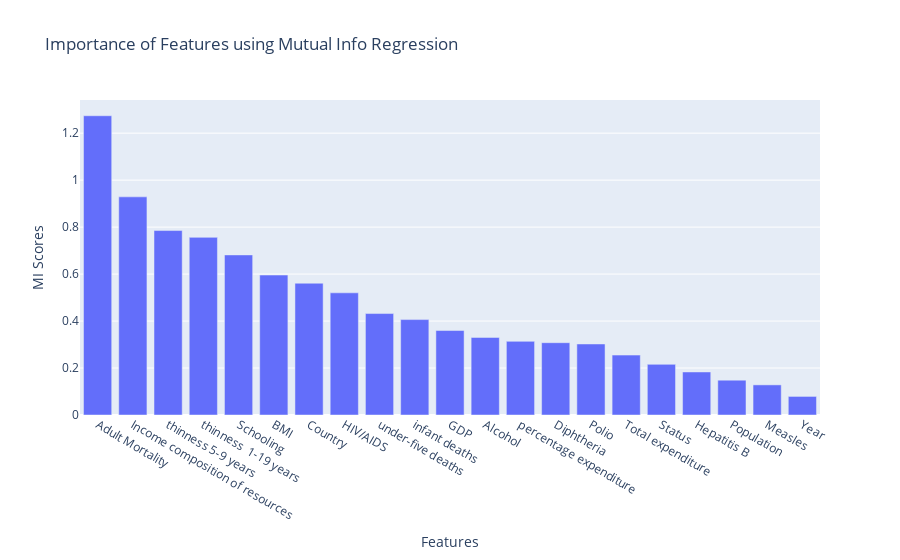

Write notebook code for a chart like this one.
### Code cell
#let's use mutual info regression now
X = train3.drop(columns = 'Life expectancy')
y = train3['Life expectancy']

mi_scores = mutual_info_regression(X, y)

mi_scores_df = pd.Series(mi_scores, index = X.columns).sort_values(ascending = False)
display(mi_scores_df)

#Let's see a plot and understand it below:

fig = px.bar(mi_scores_df, x = mi_scores_df.index, y = mi_scores_df.values, 
       title = "Importance of Features using Mutual Info Regression")
fig.update_layout(xaxis_title = "Features", yaxis_title = "MI Scores")
fig.show()

### Figure 1 — Plotly figure (JSON) as saved in the notebook; plotly's stock layout.template omitted (floating-point values rounded to 4 significant figures)
{"data": [{"alignmentgroup": "True", "hovertemplate": "index=%{x}<br>y=%{y}<extra></extra>", "legendgroup": "", "marker": {"color": "#636efa", "pattern": {"shape": ""}}, "name": "", "offsetgroup": "", "orientation": "v", "showlegend": false, "textposition": "auto", "type": "bar", "x": ["Adult Mortality", "Income composition of resources", "thinness 5-9 years", "thinness  1-19 years", "Schooling", "BMI", "Country", "HIV/AIDS", "under-five deaths", "infant deaths", "GDP", "Alcohol", "percentage expenditure", "Diphtheria", "Polio", "Total expenditure", "Status", "Hepatitis B", "Population", "Measles", "Year"], "xaxis": "x", "y": [1.274, 0.9288, 0.7854, 0.7564, 0.6816, 0.5959, 0.5611, 0.5202, 0.432, 0.4063, 0.3597, 0.3303, 0.3136, 0.3079, 0.3024, 0.2551, 0.2157, 0.1832, 0.1484, 0.1283, 0.0791], "yaxis": "y"}], "layout": {"barmode": "relative", "legend": {"tracegroupgap": 0}, "title": {"text": "Importance of Features using Mutual Info Regression"}, "xaxis": {"anchor": "y", "domain": [0, 1], "title": {"text": "Features"}}, "yaxis": {"anchor": "x", "domain": [0, 1], "title": {"text": "MI Scores"}}}}
